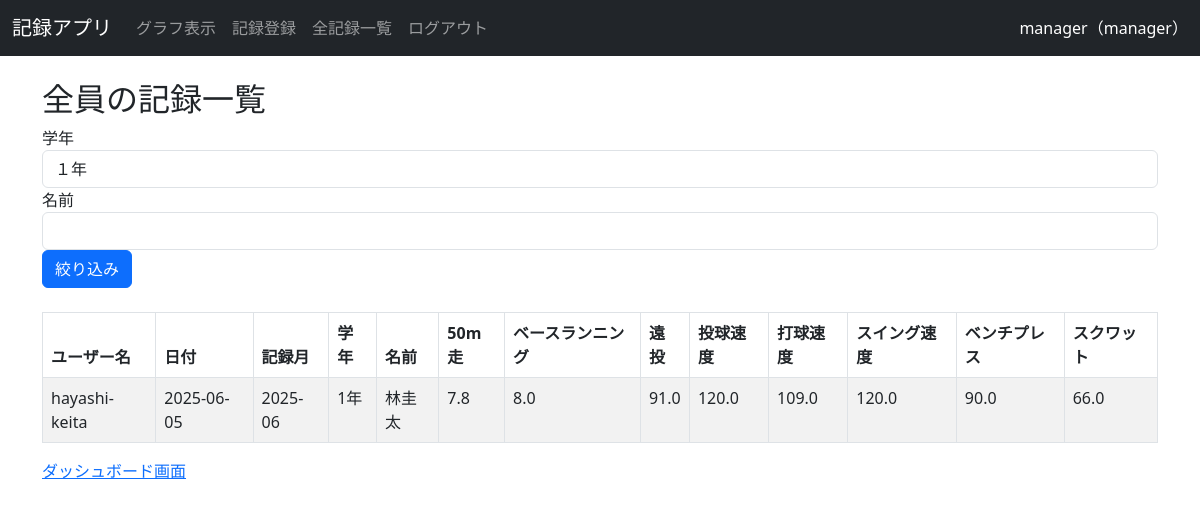
The page /all_records (signed in) on the database its author committed.
### models.py (models this page shows)
class User(UserMixin, db.Model):
    id = db.Column(db.Integer, primary_key=True)  # 各ユーザーの一意のIDを付ける
    username = db.Column(db.String(150), unique=True, nullable=False)  # ユーザー名、重複を許さない、空も不可
    password = db.Column(db.String(150), nullable=True)  # パスワード、空は不可
    role = db.Column(db.String(50), default='member')
    grade = db.Column(db.String(10))
    records = db.relationship('Record', backref='user', lazy=True)

class Record(db.Model):
    id = db.Column(db.Integer, primary_key=True)
    user_id = db.Column(db.Integer, db.ForeignKey('user.id'), nullable=False)
    date = db.Column(db.Date, default=datetime.now)
    month = db.Column(db.String(10))
    grade = db.Column(db.String(10))
    name = db.Column(db.String(50))
    run_50m = db.Column(db.Float)
    base_running = db.Column(db.Float)
    long_throw = db.Column(db.Float)
    pitch_speed = db.Column(db.Float)
    hit_speed = db.Column(db.Float)
    swing_speed = db.Column(db.Float)
    bench_press = db.Column(db.Float)
    squat = db.Column(db.Float)
    member_approval = db.Column(db.Boolean, default=False)
    coach_approval = db.Column(db.Boolean, default=False)

### routes/record.py (the view)
@record.route('/all_records', methods=['GET'])
@login_required
def all_records():
    if current_user.role == 'member':
        flash('アクセス権限がありません。', 'danger')
        return redirect(url_for('index'))
    form = FilterForm(request.args)
    query = Record.query.join(User)  # データベースからユーザー名を検索し結合
    if form.validate_on_submit():
        if form.grade.data:
            query = query.filter(User.grade == form.grade.data)
        if form.name.data:
            query =query.filter(User.name.contains(form.name.data))
    records = Record.query.order_by(Record.date.desc()).all()
    users = {user.id: user.username for user in User.query.all()}
    return render_template('all_records.html', records=records, users=users, form=form)

### forms.py
class FilterForm(FlaskForm):
    grade = SelectField('学年', choices=[('１年', '１年'), ('２年', '２年'), ('３年', '３年')])
    name = StringField('名前')
    submit = SubmitField('絞り込み')

### app.py (called while the page is built)
@LoginManager.user_loader  # Flask-Loginが「今ログインしている人」を取得する方法を定義
def load_user(user_id):
    return User.query.get(int(user_id))  # データベースから user_id に一致するユーザーを探して返す

### templates/all_records.html (shortened to what this page needs)
{% extends "layout.html" %}
{% block content %}
  <h2>全員の記録一覧</h2>
  <form method="get" action="{{ url_for('record.all_records') }}" class="form-inline mb-4">
    <div class="form-group mr-2">
      {{ form.grade.label(class="mr-2") }}
      {{ form.grade(class="form-control") }}
    </div>
    <div class="form-group mr-2">
      {{ form.name.label(class="mr-2") }}
      {{ form.name(class="form-control") }}
    </div>
    <button type="submit" class="btn btn-primary">{{ form.submit.label }}</button>
  </form>
  <table class="table table-striped table-bordered">
    <thead>
      <tr>
        <th>ユーザー名</th>
        <th>日付</th>
        <th>記録月</th>
        <th>学年</th>
        <th>名前</th>
        <th>50m走</th>
        <th>ベースランニング</th>
        <th>遠投</th>
        <th>投球速度</th>
        <th>打球速度</th>
        <th>スイング速度</th>
        <th>ベンチプレス</th>
        <th>スクワット</th>
      </tr>
    </thead>
    <tbody>
      {% for record in records %}
        <tr>
          <td>{{ users[record.user_id] }}</td>
          <td>{{ record.date.strftime('%Y-%m-%d') }}</td>
          <td>{{ record.month }}</td>
          <td>{{ record.grade }}</td>
          <td>{{ record.name }}</td>
          <td>{{ record.run_50m }}</td>
          <td>{{ record.base_running }}</td>
          <td>{{ record.long_throw }}</td>
          <td>{{ record.pitch_speed }}</td>
          <td>{{ record.hit_speed }}</td>
          <td>{{ record.swing_speed }}</td>
          <td>{{ record.bench_press }}</td>
          <td>{{ record.squat }}</td>
        </tr>
      {% endfor %}
    </tbody>
  </table>
  <a href="{{ url_for('dashboard.show_dashboard') }}">ダッシュボード画面</a>
{% endblock %}

### templates/layout.html (shortened to what this page needs)
<!DOCTYPE html>
<html lang="ja">
<head>
  <link href="https://cdn.jsdelivr.net/npm/bootstrap@5.3.0/dist/css/bootstrap.min.css" rel="stylesheet">
</head>
<body>
  <nav class="navbar navbar-expand-lg navbar-dark bg-dark">
    <div class="container-fluid">
      <a class="navbar-brand" href="{{ url_for('index') }}">記録アプリ</a>
      <div class="collapse navbar-collapse" id="navbarNav">
        <ul class="navbar-nav me-auto">
          {% if current_user.is_authenticated %}
            <li class="nav-item">
              <a class="nav-link" href="{{ url_for('dashboard.my_graph', user_id=current_user.id, field='run_50m') }}">
                グラフ表示
              </a>
            </li>
            {% if current_user.role == 'manager' %}
              <li class="nav-item">
                <a class="nav-link" href="{{ url_for('record.register_record') }}">記録登録</a>
              </li>
              <li class="nav-item">
                <a class="nav-link" href="{{ url_for('record.all_records') }}">全記録一覧</a>
              </li>
            {% endif %}
            <li class="nav-item">
              <a class="nav-link" href="{{ url_for('auth.logout') }}">ログアウト</a>
            </li>
          {% endif %}
        </ul>
        {% if current_user.is_authenticated %}
          <span class="navbar-text text-white">
            {{ current_user.username }}（{{ current_user.role }}）
          </span>
        {% endif %}
      </div>
    </div>
  </nav>
  <div class="container mt-4">
    {% block content %}{% endblock %}
  </div>
</body>
</html>

### rows shown on the page
User: username "manager", role "manager"
Record: date "2025-06-05", month "2025-06", grade "1年", name "林圭太", run_50m "7.8", base_running "8.0", long_throw "91.0", pitch_speed "120.0", hit_speed "109.0", swing_speed "120.0", bench_press "90.0", squat "66.0"
User: username "hayashi-keita"
